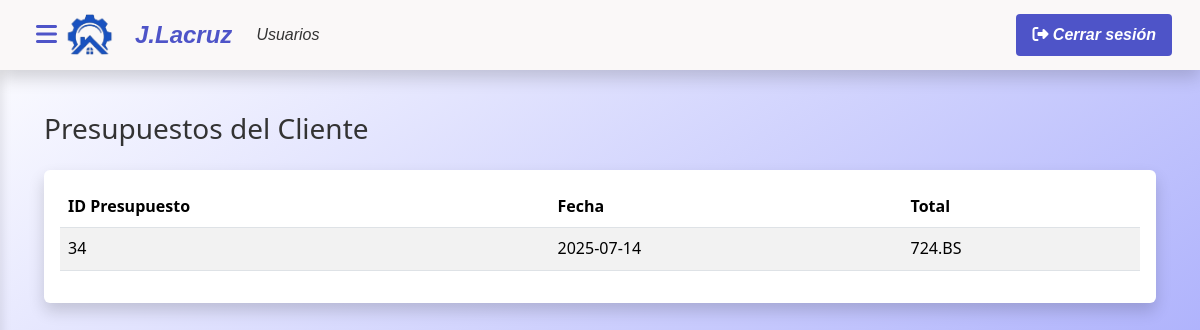
Screenshot of /index.php?c=clientes&m=informacion&rif=41241241 (signed in) with the database file from the repository.
### tables this page shows
CREATE TABLE `factura` (
  `id_factura` int(11) NOT NULL,
  `rif` varchar(20) NOT NULL,
  `fecha` date NOT NULL,
  `numero_orden` varchar(20) NOT NULL,
  `id_condicion_pago` int(11) NOT NULL DEFAULT 3,
  `id_iva` int(11) NOT NULL,
  `total_iva` decimal(20,0) NOT NULL,
  `total_general` decimal(20,0) NOT NULL,
  `id_tasa` int(11) NOT NULL,
  `estatus` varchar(20) NOT NULL
);

### modelo/conexion.php (called while the page is built, shortened)
<?php
class Conexion {
    public function __construct() {
    try {
        $this->pdo = new PDO("mysql:host=localhost;dbname=proyecto_lacruz", "root", "");
    } catch (PDOException $e) {
        die("Error de conexión: " . $e->getMessage());
    }
}
}
?>

### modelo/cliente.php (called while the page is built, shortened)
<?php
require_once 'modelo/conexion.php';
class ClienteModel extends Conexion {
    public function obtenerpresupuestos($rif) {
        $sql = "SELECT p.id_factura, p.fecha, p.total_general, p.estatus
                FROM factura p
                JOIN cliente c ON p.rif = c.rif
                WHERE c.rif = ?";
        $stmt = $this->pdo->prepare($sql);
        $stmt->execute([$rif]);
        return $stmt->fetchAll(PDO::FETCH_ASSOC);
    }
}
?>

### vista/clientes/informacion.php (the view)
<?php require_once('vista/parcial/header.php'); ?>
<div class="container py-4">
    <h3 class="mb-4">Presupuestos del Cliente</h3>
    <div class="card">
        <div class="card-body">
            <div class="table-responsive">
                <table class="table table-striped table-hover">
                    <thead class="table-white">
                        <tr>
                            <th>ID Presupuesto</th>
                            <th>Fecha</th>
                            <th>Total</th>
                        </tr>
                    </thead>
                    <tbody>
                        <?php if (!empty($presupuestos)): ?>
                            <?php foreach ($presupuestos as $presupuesto): ?>
                                <tr>
                                    <td><?= htmlspecialchars($presupuesto['id_factura']) ?></td>
                                    <td><?= htmlspecialchars($presupuesto['fecha']) ?></td>
                                    <td><?= htmlspecialchars($presupuesto['total_general']) ?>.BS</td>
                                </tr>
                            <?php endforeach; ?>
                        <?php else: ?>
                            <tr>
                                <td colspan="4" class="text-center">No hay presupuestos para este cliente.</td>
                            </tr>
                        <?php endif; ?>
                    </tbody>
                </table>
            </div>
        </div>
    </div>
</div>
<?php require_once('vista/parcial/footer.php'); ?>

### vista/css/header.css (style rules this page uses)
:root { --body-bg-color:rgb(0, 165, 194); --primary-color: #4e54c8; --secondary-color: #8f94fb; --accent-color: #00d4ff; --dark-color: #1a1a2e; --light-color: rgb(250, 248, 248); --text-dark: #333; --text-light: #fff; --shadow: 0 8px 16px rgba(0, 0, 0, 0.16); --transition: all 0.3s ease; }
* { box-sizing: border-box; margin: 0; padding: 0; }
body { font-family: 'Segoe UI', system-ui, -apple-system, sans-serif; background: linear-gradient(to bottom right,rgb(255, 255, 255), #8f94fb); min-height: 100vh; color: var(--text-dark); line-height: 1.6; margin: 0; padding-top: 56px; }
.card { border: none; box-shadow: var(--shadow); ; transition: var(--transition); }

### rows the page displays
factura: id_factura "34", fecha "2025-07-14", total_general "724"
